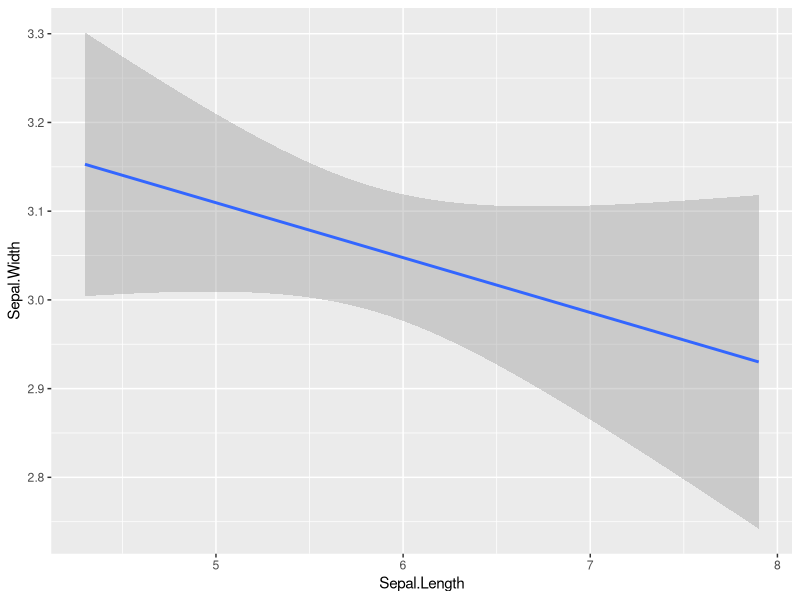

The R source for this figure:
# 패키지 설치
install.packages("ggplot2") # ctrl + enter
library(ggplot2) # ggplot2 패키지 내 함수들을 쓰겠다. 
#통계
#데이터
#내장 데이터
#iris
ggplot(data = iris, aes(x =Sepal.Length, y=Sepal.Width))+
  #geom_point()
  geom_smooth(method=lm)
